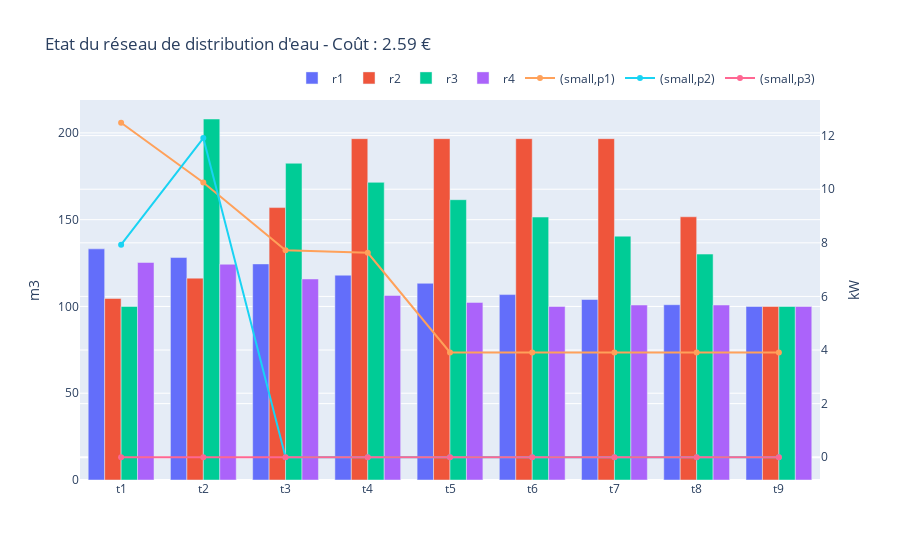

Source (notebook cell):
### Code cell
fig = go.Figure()
for n in Volume.index.get_level_values(0).unique():
    if n.startswith("r"):
        # print(Volume.loc[n])
        fig.add_trace(
            go.Bar(
                x   =   Volume.loc[n].index,
                y   =   Volume.loc[n].iloc[:,0],
                name=   n
            )
        )
for c in Conso.index.get_level_values(0).unique():
    for d in Conso.index.get_level_values(1).unique():
        fig.add_trace(
            go.Scatter(
                x   =   Conso.loc[c,d].index,
                y   =   Conso.loc[c,d].iloc[:,0],
                yaxis="y2",
                name=   f"({c},{d})"
            )
        )
fig.update_layout(
        legend=dict(
            orientation="h",
            yanchor="bottom",
            y=1.02,
            xanchor="right",
            x=1
            ),
        hovermode='x',
        yaxis=dict(
            title="m3" ,
            # range=[0,df["Consommation (MW)"].max()*1.1]
            ),
        yaxis2=dict(title="kW",
        # range=[df["Coût MWh"].min()*0.95,df["Coût MWh"].max()*1.1],
        anchor="free",
        overlaying="y",
        side="right",
        position=1
        ),
        title = f"Etat du réseau de distribution d'eau - Coût : {Z.iloc[0,0]} €"
    )
fig.show()
# fig.write_html("result.html")

### Figure 1 — Plotly figure (JSON) as saved in the notebook; plotly's stock layout.template omitted (floating-point values rounded to 4 significant figures)
{"data": [{"name": "r1", "type": "bar", "x": ["t1", "t2", "t3", "t4", "t5", "t6", "t7", "t8", "t9"], "y": [133.2, 128.2, 124.5, 118, 113.3, 106.8, 104, 101, 100]}, {"name": "r2", "type": "bar", "x": ["t1", "t2", "t3", "t4", "t5", "t6", "t7", "t8", "t9"], "y": [104.6, 116.3, 157.0, 196.7, 196.7, 196.7, 196.7, 151.7, 100]}, {"name": "r3", "type": "bar", "x": ["t1", "t2", "t3", "t4", "t5", "t6", "t7", "t8", "t9"], "y": [100, 208, 182.5, 171.5, 161.5, 151.5, 140.5, 130.2, 100]}, {"name": "r4", "type": "bar", "x": ["t1", "t2", "t3", "t4", "t5", "t6", "t7", "t8", "t9"], "y": [125.3, 124.3, 115.8, 106.3, 102.3, 100, 100.8, 100.8, 100]}, {"name": "(small,p1)", "type": "scatter", "x": ["t1", "t2", "t3", "t4", "t5", "t6", "t7", "t8", "t9"], "y": [12.48, 10.25, 7.72, 7.63, 3.91, 3.91, 3.91, 3.91, 3.91], "yaxis": "y2"}, {"name": "(small,p2)", "type": "scatter", "x": ["t1", "t2", "t3", "t4", "t5", "t6", "t7", "t8", "t9"], "y": [7.93, 11.91, 0, 0, 0, 0, 0, 0, 0], "yaxis": "y2"}, {"name": "(small,p3)", "type": "scatter", "x": ["t1", "t2", "t3", "t4", "t5", "t6", "t7", "t8", "t9"], "y": [0, 0, 0, 0, 0, 0, 0, 0, 0], "yaxis": "y2"}], "layout": {"hovermode": "x", "legend": {"orientation": "h", "x": 1, "xanchor": "right", "y": 1.02, "yanchor": "bottom"}, "title": {"text": "Etat du réseau de distribution d'eau - Coût : 2.59 €"}, "yaxis": {"title": {"text": "m3"}}, "yaxis2": {"anchor": "free", "overlaying": "y", "position": 1, "side": "right", "title": {"text": "kW"}}}}
